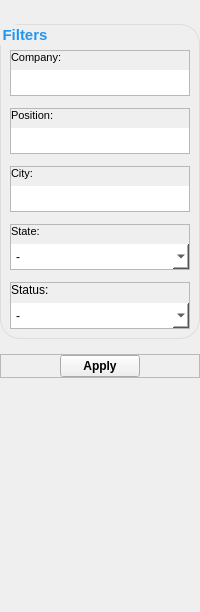
               <widget class="QFrame" name="application_filter_outter_frame">
                <property name="minimumSize">
                 <size>
                  <width>200</width>
                  <height>0</height>
                 </size>
                </property>
                <property name="maximumSize">
                 <size>
                  <width>200</width>
                  <height>16777215</height>
                 </size>
                </property>
                <property name="frameShape">
                 <enum>QFrame::NoFrame</enum>
                </property>
                <property name="frameShadow">
                 <enum>QFrame::Raised</enum>
                </property>
                <layout class="QVBoxLayout" name="applicationFilterOutterFrame_layout">
                 <property name="spacing">
                  <number>15</number>
                 </property>
                 <property name="leftMargin">
                  <number>0</number>
                 </property>
                 <property name="topMargin">
                  <number>24</number>
                 </property>
                 <property name="rightMargin">
                  <number>0</number>
                 </property>
                 <property name="bottomMargin">
                  <number>0</number>
                 </property>
                 <item>
                  <widget class="QGroupBox" name="application_filter_content_groupbox">
                   <property name="minimumSize">
                    <size>
                     <width>200</width>
                     <height>0</height>
                    </size>
                   </property>
                   <property name="maximumSize">
                    <size>
                     <width>200</width>
                     <height>16777215</height>
                    </size>
                   </property>
                   <property name="font">
                    <font>
                     <pointsize>11</pointsize>
                     <weight>75</weight>
                     <bold>true</bold>
                    </font>
                   </property>
                   <property name="focusPolicy">
                    <enum>Qt::NoFocus</enum>
                   </property>
                   <property name="styleSheet">
                    <string notr="true">QGroupBox {
    color: rgb(33, 150, 243);
    padding-top: 15px;
}

QLineEdit {
    border: 0px;
    background-color: white;
}

QComboBox {
    border: 0px;
    background-color: white;
}

QListView {
    background-color: white;
}

QGroupBox {
    border: 1px solid rgb(220, 220, 220);
    border-radius: 20px;
}</string>
                   </property>
                   <property name="title">
                    <string>Filters</string>
                   </property>
                   <property name="alignment">
                    <set>Qt::AlignLeading|Qt::AlignLeft|Qt::AlignVCenter</set>
                   </property>
                   <property name="flat">
                    <bool>true</bool>
                   </property>
                   <property name="checkable">
                    <bool>false</bool>
                   </property>
                   <layout class="QVBoxLayout" name="applicationFilterContentGroupbox_layout">
                    <property name="spacing">
                     <number>12</number>
                    </property>
                    <property name="topMargin">
                     <number>10</number>
                    </property>
                    <property name="rightMargin">
                     <number>9</number>
                    </property>
                    <property name="bottomMargin">
                     <number>9</number>
                    </property>
                    <item>
                     <widget class="QFrame" name="application_company_filter_frame">
                      <property name="frameShape">
                       <enum>QFrame::StyledPanel</enum>
                      </property>
                      <property name="frameShadow">
                       <enum>QFrame::Raised</enum>
                      </property>
                      <layout class="QVBoxLayout" name="applicationCompanyFilterFrame_layout">
                       <property name="leftMargin">
                        <number>0</number>
                       </property>
                       <property name="topMargin">
                        <number>0</number>
                       </property>
                       <property name="rightMargin">
                        <number>0</number>
                       </property>
                       <property name="bottomMargin">
                        <number>0</number>
                       </property>
                       <item>
                        <widget class="QLabel" name="application_company_filter_label">
                         <property name="font">
                          <font>
                           <pointsize>8</pointsize>
                           <weight>50</weight>
                           <bold>false</bold>
                          </font>
                         </property>
                         <property name="text">
                          <string>Company:</string>
                         </property>
                        </widget>
                       </item>
                       <item>
                        <widget class="QLineEdit" name="application_company_filter_line_edit">
                         <property name="minimumSize">
                          <size>
                           <width>0</width>
                           <height>25</height>
                          </size>
                         </property>
                         <property name="maximumSize">
                          <size>
                           <width>16777215</width>
                           <height>25</height>
                          </size>
                         </property>
                        </widget>
                       </item>
                      </layout>
                     </widget>
                    </item>
                    <item>
                     <widget class="QFrame" name="application_position_filter_frame">
                      <property name="frameShape">
                       <enum>QFrame::StyledPanel</enum>
                      </property>
                      <property name="frameShadow">
                       <enum>QFrame::Raised</enum>
                      </property>
                      <layout class="QVBoxLayout" name="applicationPositionFilterFrame_layout">
                       <property name="leftMargin">
                        <number>0</number>
                       </property>
                       <property name="topMargin">
                        <number>0</number>
                       </property>
                       <property name="rightMargin">
                        <number>0</number>
                       </property>
                       <property name="bottomMargin">
                        <number>0</number>
                       </property>
                       <item>
                        <widget class="QLabel" name="application_position_filter_label">
                         <property name="font">
                          <font>
                           <pointsize>8</pointsize>
                           <weight>50</weight>
                           <bold>false</bold>
                          </font>
                         </property>
                         <property name="text">
                          <string>Position:</string>
                         </property>
                        </widget>
                       </item>
                       <item>
                        <widget class="QLineEdit" name="application_position_filter_line_edit">
                         <property name="minimumSize">
                          <size>
                           <width>0</width>
                           <height>25</height>
                          </size>
                         </property>
                         <property name="maximumSize">
                          <size>
                           <width>16777215</width>
                           <height>25</height>
                          </size>
                         </property>
                        </widget>
                       </item>
                      </layout>
                     </widget>
                    </item>
                    <item>
                     <widget class="QFrame" name="application_city_filter_frame">
                      <property name="frameShape">
                       <enum>QFrame::StyledPanel</enum>
                      </property>
                      <property name="frameShadow">
                       <enum>QFrame::Raised</enum>
                      </property>
                      <layout class="QVBoxLayout" name="applicationCityFilterFrame_layout">
                       <property name="leftMargin">
                        <number>0</number>
                       </property>
                       <property name="topMargin">
                        <number>0</number>
                       </property>
                       <property name="rightMargin">
                        <number>0</number>
                       </property>
                       <property name="bottomMargin">
                        <number>0</number>
                       </property>
                       <item>
                        <widget class="QLabel" name="application_city_filter_label">
                         <property name="font">
                          <font>
                           <pointsize>8</pointsize>
                           <weight>50</weight>
                           <bold>false</bold>
                          </font>
                         </property>
                         <property name="text">
                          <string>City:</string>
                         </property>
                        </widget>
                       </item>
                       <item>
                        <widget class="QLineEdit" name="application_city_filter_line_edit">
                         <property name="minimumSize">
                          <size>
                           <width>0</width>
                           <height>25</height>
                          </size>
                         </property>
                         <property name="maximumSize">
                          <size>
                           <width>16777215</width>
                           <height>25</height>
                          </size>
                         </property>
                        </widget>
                       </item>
                      </layout>
                     </widget>
                    </item>
                    <item>
                     <widget class="QFrame" name="application_state_filter_frame">
                      <property name="frameShape">
                       <enum>QFrame::StyledPanel</enum>
                      </property>
                      <property name="frameShadow">
                       <enum>QFrame::Raised</enum>
                      </property>
                      <layout class="QVBoxLayout" name="applicationStateFilterFrame_layout">
                       <property name="leftMargin">
                        <number>0</number>
                       </property>
                       <property name="topMargin">
                        <number>0</number>
                       </property>
                       <property name="rightMargin">
                        <number>0</number>
                       </property>
                       <property name="bottomMargin">
                        <number>0</number>
                       </property>
                       <item>
                        <widget class="QLabel" name="application_state_filter_label">
                         <property name="font">
                          <font>
                           <pointsize>8</pointsize>
                           <weight>50</weight>
                           <bold>false</bold>
                          </font>
                         </property>
                         <property name="text">
                          <string>State:</string>
                         </property>
                        </widget>
                       </item>
                       <item>
                        <widget class="QComboBox" name="application_state_filter_combo_box">
                         <property name="minimumSize">
                          <size>
                           <width>0</width>
                           <height>25</height>
                          </size>
                         </property>
                         <property name="maximumSize">
                          <size>
                           <width>16777215</width>
                           <height>25</height>
                          </size>
                         </property>
                         <property name="styleSheet">
                          <string notr="true"/>
                         </property>
                         <item>
                          <property name="text">
                           <string>-</string>
                          </property>
                         </item>
                         <item>
                          <property name="text">
                           <string>(Unknown)</string>
                          </property>
                         </item>
                         <item>
                          <property name="text">
                           <string>Alabama</string>
                          </property>
                         </item>
                         <item>
                          <property name="text">
                           <string>Alaska</string>
                          </property>
                         </item>
                         <item>
                          <property name="text">
                           <string>Arizona</string>
                          </property>
                         </item>
                         <item>
                          <property name="text">
                           <string>Arkansas</string>
                          </property>
                         </item>
                         <item>
                          <property name="text">
                           <string>California</string>
                          </property>
                         </item>
                         <item>
                          <property name="text">
                           <string>Colorado</string>
                          </property>
                         </item>
                         <item>
                          <property name="text">
                           <string>Connecticut</string>
                          </property>
                         </item>
                         <item>
                          <property name="text">
                           <string>Delaware</string>
                          </property>
                         </item>
                         <item>
                          <property name="text">
                           <string>Florida</string>
                          </property>
                         </item>
                         <item>
                          <property name="text">
                           <string>Georgia</string>
                          </property>
                         </item>
                         <item>
                          <property name="text">
                           <string>Hawaii</string>
                          </property>
                         </item>
                         <item>
                          <property name="text">
                           <string>Idaho</string>
                          </property>
                         </item>
                         <item>
                          <property name="text">
                           <string>Illinois</string>
                          </property>
                         </item>
                         <item>
                          <property name="text">
                           <string>Indiana</string>
                          </property>
                         </item>
                         <item>
                          <property name="text">
                           <string>Iowa</string>
                          </property>
                         </item>
                         <item>
                          <property name="text">
                           <string>Kansas</string>
                          </property>
                         </item>
                         <item>
                          <property name="text">
                           <string>Kentucky</string>
                          </property>
                         </item>
                         <item>
                          <property name="text">
                           <string>Louisiana</string>
                          </property>
                         </item>
                         <item>
                          <property name="text">
                           <string>Maine</string>
                          </property>
                         </item>
                         <item>
                          <property name="text">
                           <string>Maryland</string>
                          </property>
                         </item>
                         <item>
                          <property name="text">
                           <string>Massachusetts</string>
                          </property>
                         </item>
                         <item>
                          <property name="text">
                           <string>Michigan</string>
                          </property>
                         </item>
                         <item>
                          <property name="text">
                           <string>Minnesota</string>
                          </property>
                         </item>
                         <item>
                          <property name="text">
                           <string>Mississippi</string>
                          </property>
                         </item>
                         <item>
                          <property name="text">
                           <string>Missouri</string>
                          </property>
                         </item>
                         <item>
                          <property name="text">
                           <string>Montana</string>
                          </property>
                         </item>
                         <item>
                          <property name="text">
                           <string>Nebraska</string>
                          </property>
                         </item>
                         <item>
                          <property name="text">
                           <string>Nevada</string>
                          </property>
                         </item>
                         <item>
                          <property name="text">
                           <string>New Hampshire</string>
                          </property>
                         </item>
                         <item>
                          <property name="text">
                           <string>New Jersey</string>
                          </property>
                         </item>
                         <item>
                          <property name="text">
                           <string>New Mexico</string>
                          </property>
                         </item>
                         <item>
                          <property name="text">
                           <string>New York</string>
                          </property>
                         </item>
                         <item>
                          <property name="text">
                           <string>North Carolina</string>
                          </property>
                         </item>
                         <item>
                          <property name="text">
                           <string>North Dakota</string>
                          </property>
                         </item>
                         <item>
                          <property name="text">
                           <string>Ohio</string>
                          </property>
                         </item>
                         <item>
                          <property name="text">
                           <string>Oklahoma</string>
                          </property>
                         </item>
                         <item>
                          <property name="text">
                           <string>Oregon</string>
                          </property>
                         </item>
                         <item>
                          <property name="text">
                           <string>Pennsylvania</string>
                          </property>
                         </item>
                         <item>
                          <property name="text">
                           <string>Rhode Island</string>
                          </property>
                         </item>
                         <item>
                          <property name="text">
                           <string>South Carolina</string>
                          </property>
                         </item>
                         <item>
                          <property name="text">
                           <string>South Dakota</string>
                          </property>
                         </item>
                         <item>
                          <property name="text">
                           <string>Tennessee</string>
                          </property>
                         </item>
                         <item>
                          <property name="text">
                           <string>Texas</string>
                          </property>
                         </item>
                         <item>
                          <property name="text">
                           <string>Utah</string>
                          </property>
                         </item>
                         <item>
                          <property name="text">
                           <string>Vermont</string>
                          </property>
                         </item>
                         <item>
                          <property name="text">
                           <string>Virginia</string>
                          </property>
                         </item>
                         <item>
                          <property name="text">
                           <string>Washington</string>
                          </property>
                         </item>
                         <item>
                          <property name="text">
                           <string>West Virginia</string>
                          </property>
                         </item>
                         <item>
                          <property name="text">
                           <string>Wisconsin</string>
                          </property>
                         </item>
                         <item>
                          <property name="text">
                           <string>Wyoming</string>
                          </property>
                         </item>
                        </widget>
                       </item>
                      </layout>
                     </widget>
                    </item>
                    <item>
                     <widget class="QFrame" name="application_status_filter_frame">
                      <property name="minimumSize">
                       <size>
                        <width>0</width>
                        <height>0</height>
                       </size>
                      </property>
                      <property name="frameShape">
                       <enum>QFrame::StyledPanel</enum>
                      </property>
                      <property name="frameShadow">
                       <enum>QFrame::Raised</enum>
                      </property>
                      <layout class="QVBoxLayout" name="verticalLayout">
                       <property name="leftMargin">
                        <number>0</number>
                       </property>
                       <property name="topMargin">
                        <number>0</number>
                       </property>
                       <property name="rightMargin">
                        <number>0</number>
                       </property>
                       <property name="bottomMargin">
                        <number>0</number>
                       </property>
                       <item>
                        <widget class="QLabel" name="application_status_filter_label">
                         <property name="text">
                          <string>Status:</string>
                         </property>
                        </widget>
                       </item>
                       <item>
                        <widget class="QComboBox" name="application_status_filter_combo_box">
                         <property name="minimumSize">
                          <size>
                           <width>0</width>
                           <height>25</height>
                          </size>
                         </property>
                         <property name="maximumSize">
                          <size>
                           <width>16777215</width>
                           <height>25</height>
                          </size>
                         </property>
                         <item>
                          <property name="text">
                           <string>-</string>
                          </property>
                         </item>
                         <item>
                          <property name="text">
                           <string>Application Submitted</string>
                          </property>
                         </item>
                         <item>
                          <property name="text">
                           <string>Screening Interview</string>
                          </property>
                         </item>
                         <item>
                          <property name="text">
                           <string>Technical Interview</string>
                          </property>
                         </item>
                         <item>
                          <property name="text">
                           <string>Job Offer</string>
                          </property>
                         </item>
                         <item>
                          <property name="text">
                           <string>Application Rejected</string>
                          </property>
                         </item>
                        </widget>
                       </item>
                      </layout>
                     </widget>
                    </item>
                   </layout>
                  </widget>
                 </item>
                 <item>
                  <widget class="QFrame" name="application_filter_actions_frame">
                   <property name="maximumSize">
                    <size>
                     <width>16777215</width>
                     <height>50</height>
                    </size>
                   </property>
                   <property name="frameShape">
                    <enum>QFrame::StyledPanel</enum>
                   </property>
                   <property name="frameShadow">
                    <enum>QFrame::Raised</enum>
                   </property>
                   <layout class="QHBoxLayout" name="applicationFilterActionsFrame_layout">
                    <property name="spacing">
                     <number>0</number>
                    </property>
                    <property name="leftMargin">
                     <number>0</number>
                    </property>
                    <property name="topMargin">
                     <number>0</number>
                    </property>
                    <property name="rightMargin">
                     <number>0</number>
                    </property>
                    <property name="bottomMargin">
                     <number>0</number>
                    </property>
                    <item>
                     <spacer name="application_filter_actions_frame_left_spacer">
                      <property name="orientation">
                       <enum>Qt::Horizontal</enum>
                      </property>
                      <property name="sizeHint" stdset="0">
                       <size>
                        <width>44</width>
                        <height>20</height>
                       </size>
                      </property>
                     </spacer>
                    </item>
                    <item>
                     <widget class="QPushButton" name="apply_application_filters_button">
                      <property name="font">
                       <font>
                        <pointsize>9</pointsize>
                        <weight>75</weight>
                        <bold>true</bold>
                       </font>
                      </property>
                      <property name="text">
                       <string>Apply</string>
                      </property>
                     </widget>
                    </item>
                    <item>
                     <spacer name="application_filter_actions_frame_right_spacer">
                      <property name="orientation">
                       <enum>Qt::Horizontal</enum>
                      </property>
                      <property name="sizeHint" stdset="0">
                       <size>
                        <width>43</width>
                        <height>20</height>
                       </size>
                      </property>
                     </spacer>
                    </item>
                   </layout>
                  </widget>
                 </item>
                 <item>
                  <spacer name="application_filter_outter_frame_spacer">
                   <property name="orientation">
                    <enum>Qt::Vertical</enum>
                   </property>
                   <property name="sizeType">
                    <enum>QSizePolicy::Expanding</enum>
                   </property>
                   <property name="sizeHint" stdset="0">
                    <size>
                     <width>183</width>
                     <height>234</height>
                    </size>
                   </property>
                  </spacer>
                 </item>
                </layout>
               </widget>
